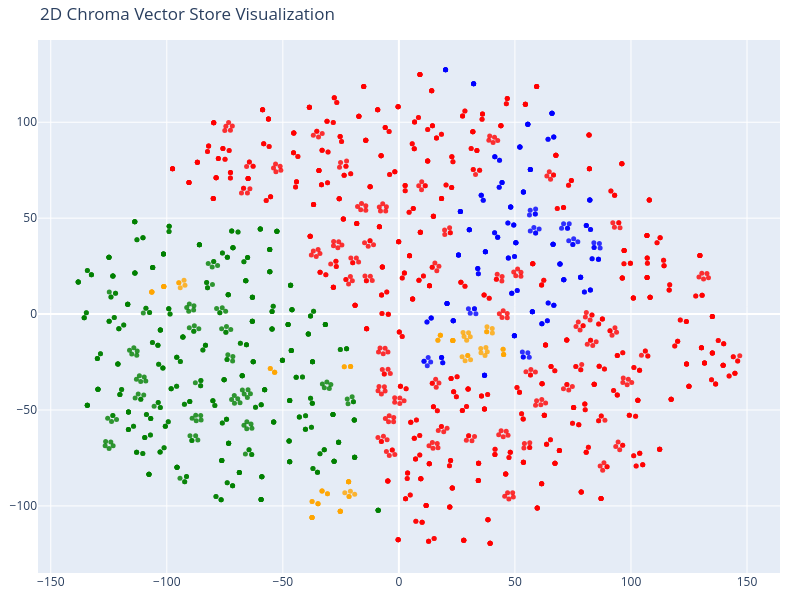

Notebook code for this chart:
### Code cell
# We humans find it easier to visalize things in 2D!
# Reduce the dimensionality of the vectors to 2D using t-SNE
# (t-distributed stochastic neighbor embedding)

tsne = TSNE(n_components=2, random_state=42)
reduced_vectors = tsne.fit_transform(vectors)

# Create the 2D scatter plot
fig = go.Figure(data=[go.Scatter(
    x=reduced_vectors[:, 0],
    y=reduced_vectors[:, 1],
    mode='markers',
    marker=dict(size=5, color=colors, opacity=0.8),
    text=[f"Type: {t}<br>Text: {d[:100]}..." for t, d in zip(doc_types, documents)],
    hoverinfo='text'
)])

fig.update_layout(title='2D Chroma Vector Store Visualization',
    scene=dict(xaxis_title='x',yaxis_title='y'),
    width=800,
    height=600,
    margin=dict(r=20, b=10, l=10, t=40)
)

fig.show()

### Figure 1 — Plotly figure (JSON) as saved in the notebook; plotly's stock layout.template omitted (floating-point values rounded to 4 significant figures; data arrays with more than 128 entries replaced by an {"elided": "..."} marker saying what was removed)
{"data": [{"hoverinfo": "text", "marker": {"color": {"elided": "2065 str values"}, "opacity": 0.8, "size": 5}, "mode": "markers", "text": {"elided": "2065 str values"}, "x": {"elided": "2065 float values"}, "y": {"elided": "2065 float values"}, "type": "scatter"}], "layout": {"margin": {"r": 20, "b": 10, "l": 10, "t": 40}, "title": {"text": "2D Chroma Vector Store Visualization"}, "scene": {"xaxis": {"title": {"text": "x"}}, "yaxis": {"title": {"text": "y"}}}, "width": 800, "height": 600}}
